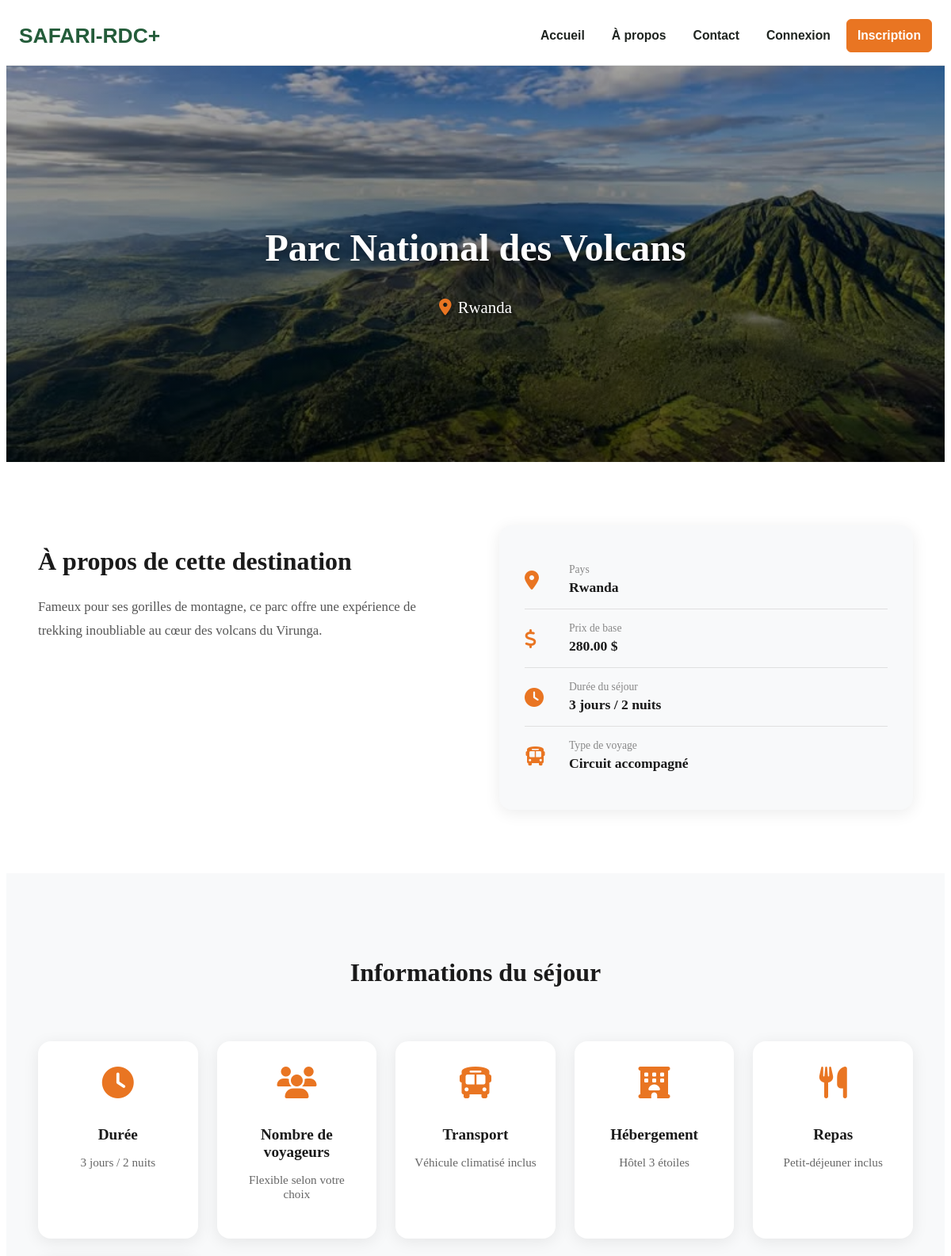
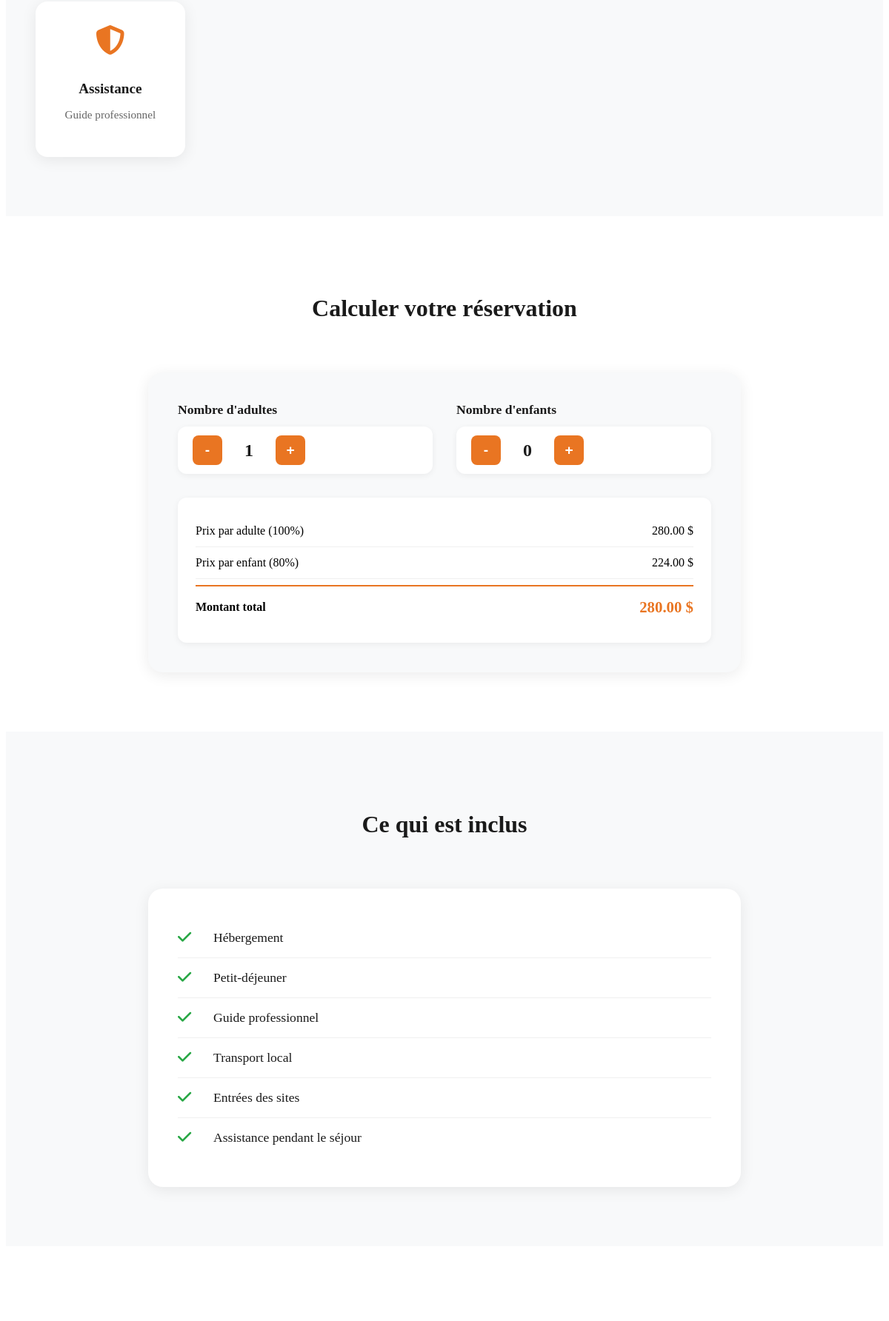
Screenshot of /details_destination.php?id=5 (upper part) with the database file from the repository (2 pictures, top to bottom).
### tables this page shows
CREATE TABLE IF NOT EXISTS destinations (
    id INT AUTO_INCREMENT PRIMARY KEY,
    nom VARCHAR(255) NOT NULL,
    pays VARCHAR(255) NOT NULL,
    description TEXT NOT NULL,
    prix DECIMAL(10, 2) NOT NULL,
    image VARCHAR(500) NOT NULL,
    created_at TIMESTAMP DEFAULT CURRENT_TIMESTAMP
);

### details_destination.php (the view, shortened to what this page needs)
<?php
require_once __DIR__ . '/BASE_DES_DONNEES/db.php';
$destination = null;
$id = isset($_GET['id']) ? (int)$_GET['id'] : 0;
if ($id > 0) {
    $stmt = $conn->prepare('SELECT id, nom, pays, description, prix, image FROM destinations WHERE id = ?');
    if ($stmt) {
        $stmt->bind_param('i', $id);
        $stmt->execute();
        $result = $stmt->get_result();
        if ($result) {
            $destination = $result->fetch_assoc();
        }
    }
}
?>
<!DOCTYPE html>
<html lang="fr">
<head>
    <link rel="stylesheet" href="CSS/destination.css?v=1.0">
    <link rel="stylesheet" href="CSS/header.css?v=1.0">
    <link rel="stylesheet" href="https://cdnjs.cloudflare.com/ajax/libs/font-awesome/6.4.0/css/all.min.css">
</head>
<body>
<?php include 'INCLUDE/header.php'; ?>
<?php if ($destination): ?>
    <section class="detail-hero">
        <div class="hero-background">
            <img src="<?= htmlspecialchars($destination['image']) ?>" alt="<?= htmlspecialchars($destination['nom']) ?>">
            <div class="hero-overlay"></div>
        </div>
        <div class="hero-content">
            <h1><?= htmlspecialchars($destination['nom']) ?></h1>
            <p class="hero-country"><i class="fas fa-map-marker-alt"></i> <?= htmlspecialchars($destination['pays']) ?></p>
        </div>
    </section>
    <section class="about-section">
        <div class="container">
            <div class="about-grid">
                <div class="about-left">
                    <h2>À propos de cette destination</h2>
                    <div class="about-description">
                        <p><?= nl2br(htmlspecialchars($destination['description'])) ?></p>
                    </div>
                </div>
                <div class="about-right">
                    <div class="info-card">
                        <div class="info-item">
                            <i class="fas fa-map-marker-alt"></i>
                            <div>
                                <span class="info-label">Pays</span>
                                <span class="info-value"><?= htmlspecialchars($destination['pays']) ?></span>
                            </div>
                        </div>
                        <div class="info-item">
                            <i class="fas fa-dollar-sign"></i>
                            <div>
                                <span class="info-label">Prix de base</span>
                                <span class="info-value"><?= number_format($destination['prix'], 2) ?> $</span>
                            </div>
                        </div>
                        <div class="info-item">
                            <i class="fas fa-clock"></i>
                            <div>
                                <span class="info-label">Durée du séjour</span>
                                <span class="info-value">3 jours / 2 nuits</span>
                            </div>
                        </div>
                        <div class="info-item">
                            <i class="fas fa-bus"></i>
                            <div>
                                <span class="info-label">Type de voyage</span>
                                <span class="info-value">Circuit accompagné</span>
                            </div>
                        </div>
                    </div>
                </div>
            </div>
        </div>
    </section>
    <section class="stay-info-section">
        <div class="container">
            <h2 class="section-title">Informations du séjour</h2>
            <div class="stay-info-grid">
                <div class="stay-info-card">
                    <i class="fas fa-clock"></i>
                    <h3>Durée</h3>
                    <p>3 jours / 2 nuits</p>
                </div>
                <div class="stay-info-card">
                    <i class="fas fa-users"></i>
                    <h3>Nombre de voyageurs</h3>
                    <p>Flexible selon votre choix</p>
                </div>
                <div class="stay-info-card">
                    <i class="fas fa-bus"></i>
                    <h3>Transport</h3>
                    <p>Véhicule climatisé inclus</p>
                </div>
                <div class="stay-info-card">
                    <i class="fas fa-hotel"></i>
                    <h3>Hébergement</h3>
                    <p>Hôtel 3 étoiles</p>
                </div>
                <div class="stay-info-card">
                    <i class="fas fa-utensils"></i>
                    <h3>Repas</h3>
                    <p>Petit-déjeuner inclus</p>
                </div>
                <div class="stay-info-card">
                    <i class="fas fa-shield-alt"></i>
                    <h3>Assistance</h3>
                    <p>Guide professionnel</p>
                </div>
            </div>
        </div>
    </section>
    <section class="calculator-section">
        <div class="container">
            <h2 class="section-title">Calculer votre réservation</h2>
            <div class="calculator-card">
                <div class="calculator-grid">
                    <div class="counter-group">
                        <label>Nombre d'adultes</label>
                        <div class="counter">
                            <button class="counter-btn" onclick="updateCounter('adults', -1)">-</button>
                            <span id="adults-count">1</span>
                            <button class="counter-btn" onclick="updateCounter('adults', 1)">+</button>
                        </div>
                    </div>
                    <div class="counter-group">
                        <label>Nombre d'enfants</label>
                        <div class="counter">
                            <button class="counter-btn" onclick="updateCounter('children', -1)">-</button>
                            <span id="children-count">0</span>
                            <button class="counter-btn" onclick="updateCounter('children', 1)">+</button>
                        </div>
                    </div>
                </div>
                <div class="price-breakdown">
                    <div class="price-row">
                        <span>Prix par adulte (100%)</span>
                        <span id="adult-price"><?= number_format($destination['prix'], 2) ?> $</span>
                    </div>
                    <div class="price-row">
                        <span>Prix par enfant (80%)</span>
                        <span id="child-price"><?= number_format($destination['prix'] * 0.8, 2) ?> $</span>
                    </div>
                    <div class="price-row total">
                        <span>Montant total</span>
                        <span id="total-price"><?= number_format($destination['prix'], 2) ?> $</span>
                    </div>
                </div>
            </div>
        </div>
    </section>
    <section class="included-section">
        <div class="container">
            <h2 class="section-title">Ce qui est inclus</h2>
            <div class="included-card">
                <div class="included-item">
                    <i class="fas fa-check"></i>
                    <span>Hébergement</span>
                </div>
                <div class="included-item">
                    <i class="fas fa-check"></i>
                    <span>Petit-déjeuner</span>
                </div>
                <div class="included-item">
                    <i class="fas fa-check"></i>
                    <span>Guide professionnel</span>
                </div>
                <div class="included-item">
                    <i class="fas fa-check"></i>
                    <span>Transport local</span>
                </div>
                <div class="included-item">
                    <i class="fas fa-check"></i>
                    <span>Entrées des sites</span>
                </div>
                <div class="included-item">
                    <i class="fas fa-check"></i>
                    <span>Assistance pendant le séjour</span>
                </div>
            </div>
        </div>
    </section>
    <section class="not-included-section">
    </section>
<?php endif; ?>
</body>
</html>

### CSS/header.css (style rules this page uses)
:root { --orange: #e97522; --orange-dark: #b85c00; --green: #245c3a; --ink: #1f2420; --muted: #606866; --cream: #fff8f0; --paper: #ffffff; --line: rgba(31, 36, 32, 0.12); --shadow: 0 18px 45px rgba(31, 36, 32, 0.14); }
* { box-sizing: border-box; }
img { display: block; max-width: 100%; }

### rows the page displays
destinations: image (picture), nom "Parc National des Volcans", pays "Rwanda", description "Fameux pour ses gorilles de montagne, ce parc offre une expérience de trekking inoubliable au cœur des volcans du Virunga.", prix "280.00", $destination['prix']*0.8 "224.00"
